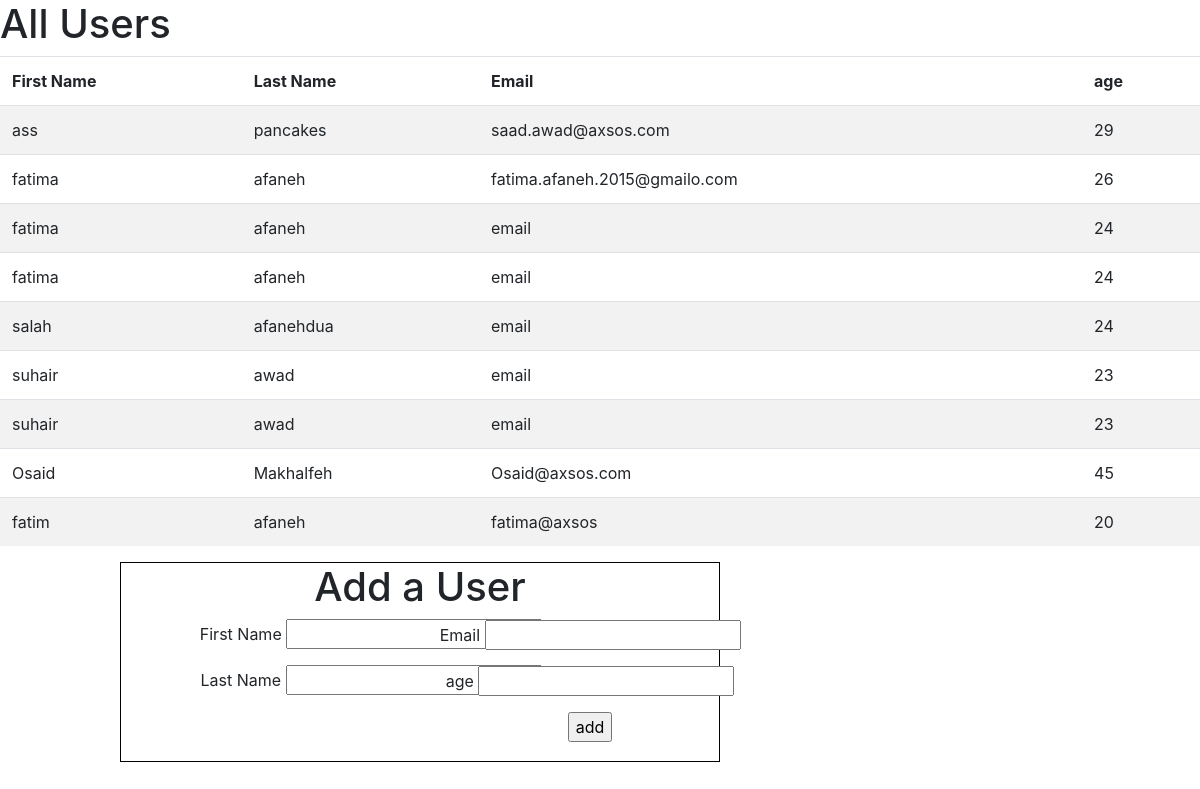
The page / on the database its author committed.
### usersapp/models.py (models this page shows)
class Users(models.Model):
    first_name=models.CharField(max_length=255)
    last_name=models.CharField(max_length=255)
    email_address=models.CharField(max_length=255)
    age=models.IntegerField()
    created_at=models.DateTimeField(auto_now_add=True)
    updated_at=models.DateTimeField(auto_now=True)

### usersapp/views.py (the view)
# urls.py: path('',views.index),
def index(request):
    context = {
        "all_users":
    Users.objects.all()
    }
    return render(request,"index.html",context)

### usersapp/templates/index.html (shortened to what this page needs)
<!DOCTYPE html>
<html lang="en">
<head>
    <link rel="stylesheet" href="https://cdn.jsdelivr.net/npm/bootstrap@4.6.2/dist/css/bootstrap.min.css">
    {% load static %}
</head>
<body>
    <h1>All Users</h1>
    <table class="table table-striped">
         <th> First Name</th>
         <th> Last Name</th>
         <th> Email</th>
         <th> age</th>
        {% for Users in all_users %}
        <tr>
            <td>{{ Users.first_name }}</td>
            <td>{{ Users.last_name }}</td>
            <td>{{ Users.email_address }}</td>
            <td>{{ Users.age }}</td>
        </tr>
        {% endfor %}
    </table>
    <div class="info">
<form action="/results" method="POST">
    <h1>Add a User</h1>
    <div class="name">
    <p >First Name <input type="text" name="firstname"></p>
    <p>Last Name <input type="text" name="lastname"></p>
</div>
<div class="email">
    <p>Email <input type="text" name="email"></p>
    <p>age <input type="text" name="age"></p>
    <input type="submit" value="add">
</div>
</form>
</div>
</body>
</html>

### usersapp/templates/index.html (style rules this page uses)
.info { width:50%; height:200px; border: 1px solid black; margin-left: 10%; justify-content: flex; text-align: center; justify-content: center; }
.name { width:500px; height:1px; }
.email { width:400px; margin-left: 45%; }

### rows shown on the page
Users: first_name "ass", last_name "pancakes", email_address "saad.awad@axsos.com", age "29"
Users: first_name "fatima", last_name "afaneh", email_address "fatima.afaneh.2015@gmailo.com", age "26"
Users: first_name "fatima", last_name "afaneh", email_address "email", age "24"
Users: first_name "fatima", last_name "afaneh", email_address "email", age "24"
Users: first_name "salah", last_name "afanehdua", email_address "email", age "24"
Users: first_name "suhair", last_name "awad", email_address "email", age "23"
Users: first_name "suhair", last_name "awad", email_address "email", age "23"
Users: first_name "Osaid", last_name "Makhalfeh", email_address "Osaid@axsos.com", age "45"
Users: first_name "fatim", last_name "afaneh", email_address "fatima@axsos", age "20"
